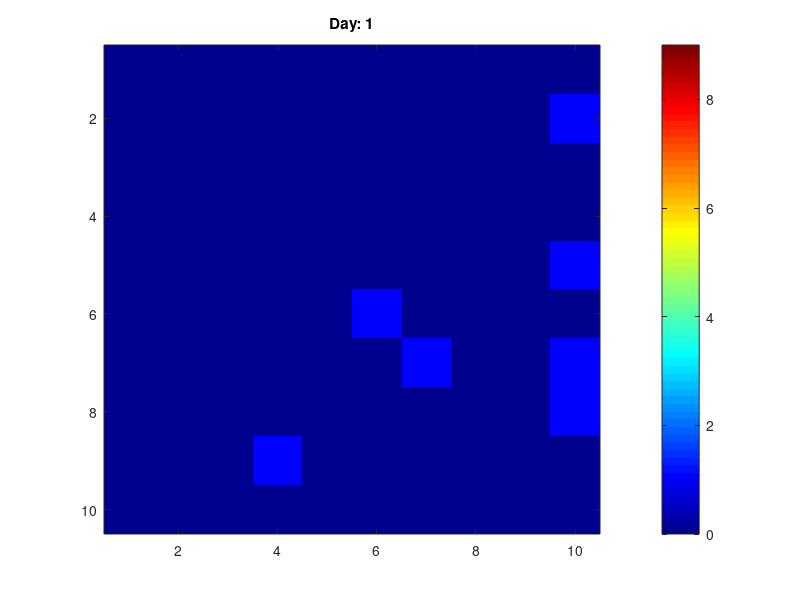

This chart was generated by the following MATLAB code: (Note: this script raises an error after producing the figure.)
% Jackson Prettyman, Matt Bass, Will Johnson
% May 10, 2021
% CA model of COVID infection accross a population

% figure dimensions
rows= 10; %number of rows 
cols = 10; %number of cols
x = 1:rows;
y = 1:cols; 

% simulation constants
days = 14; % number of days
number_iterations = days; % number of iterations 

% creating grid
cell_value = zeros(rows, cols);
cell_value_extend = zeros(rows + 2, cols + 2);
observation_period = {};
observation_period_extend = {};

% constants
length_of_infection = 2; % length in days that infection lasts
length_of_immunity = 5;
transmission_constant = .25; % chance a susceptible becomes infected ...
                             % when interacting with 1 infected
chance_of_death = .15; %chance of death if infected

                             
%cell states
%the different states being used based on their cell value. 
susceptible_state = 0; 
dead_state = 9; 
recovered_state = 3;
infected_state = 1;

% neighbor function for use in infection simulation
% input: coordinates of grid extended
% output: odds of infection given number of infected around susceptible
probability_of_infection = @(x, y, cell_value_ex) ...
    ((transmission_constant) ...
    * ((cell_value_ex(x + 1, y) > susceptible_state ...
    && cell_value_ex(x + 1, y) < ...
    recovered_state) ...
    + (cell_value_ex(x - 1, y) > susceptible_state ...
    && cell_value_ex(x - 1, y) < ...
    recovered_state) ...
    + (cell_value_ex(x, y + 1) > susceptible_state ...
    && cell_value_ex(x, y + 1) < ...
    recovered_state) ...
    + (cell_value_ex(x, y - 1) > susceptible_state ...
    && cell_value_ex(x ,y - 1) < ...
    recovered_state)));
% initial population values
total_population = rows * cols; % total number of people

% initialization probabilities
probability_initially_susceptible = 0.9; % probability to start susceptible 

% initializing the grid and grid list
initial_infected = 0;
for j = x
    for k = y
        if rand > probability_initially_susceptible
            cell_value(j, k) = cell_value(j, k) + 1;
            initial_infected = initial_infected + 1;
        end
    end
end

cell_value_extend(2:rows + 1, 2:cols + 1) = cell_value;
observation_period{1} = cell_value;
observation_period_extend{1} = cell_value_extend;

% population arrays
susceptible_array = zeros(1, number_iterations);
susceptible_array(1) = total_population - initial_infected;
infected_array = zeros(1, number_iterations);
infected_array(1) = initial_infected;
dead_array = zeros(1,number_iterations);

for i = 2:number_iterations    
     cell_value = observation_period{i - 1};
     cell_value_extend = observation_period_extend{i - 1};
     for row = 2:rows + 1
         for col = 2:cols + 1
             %checks for those in the susceptible state to see if they
             %become infected using the probability of infection function
             %which looks at their neighbors
             if cell_value(row - 1, col - 1) == susceptible_state
                cell_value(row - 1, col - 1) = ...
                    cell_value(row - 1, col - 1) + (rand < ...
                    probability_of_infection(row, col, cell_value_extend));
             %checks for those not in the susceptible state and incraments
             %their cell value. States being incramented include, infected
             %and recovered
             elseif cell_value(row - 1, col - 1) > susceptible_state && ...
                 cell_value(row - 1, col - 1) < recovered_state + ...
                 length_of_immunity
                cell_value(row - 1, col - 1) = ...
                    cell_value(row - 1, col - 1) + 1;
                %checks if those in the infected state die based on the
                %chance of death varaible
                if cell_value(row - 1, col - 1) > susceptible_state && ...
                        cell_value(row - 1, col - 1)<recovered_state ...
                        && rand<= chance_of_death
                    cell_value(row - 1, col - 1) = dead_state;
                end
                %checks for those who have finished their immunity time and
                %moves them back to susceptible
                if cell_value(row - 1, col - 1) == recovered_state + ...
                        length_of_immunity
                    cell_value(row - 1, col - 1) = susceptible_state;  
                end
             end
             %the following conditionals check values to implament graphs
             %for population tracking
             if cell_value(row - 1, col - 1) == susceptible_state
                 susceptible_array(i) = susceptible_array(i) + 1;
             elseif cell_value(row - 1, col - 1) > susceptible_state && ...
                     cell_value(row - 1, col - 1) < recovered_state
                 infected_array(i) = infected_array(i)+1;
             elseif cell_value(row - 1, col - 1) == dead_state
                 dead_array(i) = dead_array(i) + 1;
             end
         end 
     end
     cell_value_extend(2:rows + 1, 2:cols + 1) = cell_value;
     observation_period{i} = cell_value;
     observation_period_extend{i} = cell_value_extend;
end






%Plotting the CA for each time step

upper_cv_bound = 9;
lower_cv_bound = 0;

%set the color map
set(groot,'DefaultFigureColormap',jet(64));
figure;
for i=1:1:number_iterations
    
    ca_model = observation_period{i};
   
    %Get max and mic cell value for the entire CA simulation
    
    imagesc(ca_model);
    caxis([lower_cv_bound,upper_cv_bound]);
    title(sprintf('Day: %d',i));
    cbh = colorbar();
    cbh.Ticks = linspace(0, 4, 1); 
    hold;
    axis equal; axis tight; axis xy;
    
    %wait to go onto next image
    fprintf('Waiting for any key to be pressed\n');
    w = waitforbuttonpress;

end
t = 1:number_iterations;

figure();
plot(t,infected_array, t, dead_array, t, susceptible_array);
title("Number of infected dead and susceptable over the simulation");
xlabel("Days");
ylabel("Number of Infected People");
legend("Infected", "Dead", "Susceptible");
